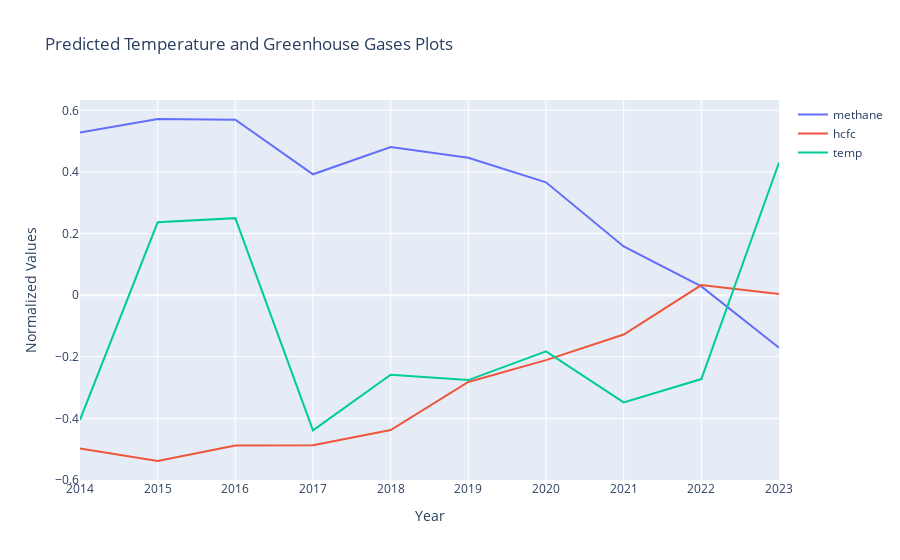

This figure's notebook cell:
### Code cell
# Plotting predicted values for Greenhouse Gases with predicted temperature values for New York

future_years = ['2014','2015','2016','2017','2018','2019','2020','2021','2022','2023']
trace0 = go.Scatter(
    x = future_years,
    y = part3_norm['methane'],
    mode = 'lines',
    name = 'methane'
)

trace1 = go.Scatter(
    x = future_years,
    y = part3_norm['hcfc'],
    mode = 'lines',
    name = 'hcfc'
)


trace2 = go.Scatter(
    x = future_years,
    y = part3_norm['co2'],
    mode = 'lines',
    name = 'co'
)

trace3 = go.Scatter(
    x = future_years,
    y = part3_norm['temp'],
    mode = 'lines',
    name = 'temp'
)


layout = go.Layout(
    title='Predicted Temperature and Greenhouse Gases Plots',
    xaxis=dict(
        title='Year',
    ),
    yaxis=dict(
        title='Normalized Values',
    )
)

data = [trace0,trace1,trace3]
fig = go.Figure(data=data, layout=layout)
iplot(fig)

### Figure 1 — Plotly figure (JSON) as saved in the notebook; plotly's stock layout.template omitted (floating-point values rounded to 4 significant figures)
{"data": [{"mode": "lines", "name": "methane", "type": "scatter", "x": ["2014", "2015", "2016", "2017", "2018", "2019", "2020", "2021", "2022", "2023"], "y": [0.5277, 0.5718, 0.5695, 0.3924, 0.4805, 0.4458, 0.3662, 0.158, 0.02828, -0.1708, -0.2537, -0.3202, -0.4082, -0.3774, -0.4282, -0.2554, -0.2245, -0.1359, 0.04309, -0.005851, -0.1853, -0.2544, -0.2963, -0.1983, -0.06864]}, {"mode": "lines", "name": "hcfc", "type": "scatter", "x": ["2014", "2015", "2016", "2017", "2018", "2019", "2020", "2021", "2022", "2023"], "y": [-0.4979, -0.5383, -0.4881, -0.4874, -0.4377, -0.2818, -0.2108, -0.1279, 0.03283, 0.003794, 0.04703, 0.006402, 0.05987, -0.01038, 0.07098, 0.08817, 0.1228, 0.2211, 0.2568, 0.2433, 0.3267, 0.3652, 0.3753, 0.3984, 0.4617]}, {"mode": "lines", "name": "temp", "type": "scatter", "x": ["2014", "2015", "2016", "2017", "2018", "2019", "2020", "2021", "2022", "2023"], "y": [-0.4045, 0.2366, 0.25, -0.4387, -0.258, -0.2756, -0.1826, -0.3483, -0.2724, 0.4301, 0.1748, -0.2858, 0.08547, 0.2094, -0.3371, -0.1235, -0.01085, 0.3125, -0.03172, -0.02619, -0.2191, 0.2501, 0.2172, 0.487, 0.5613]}], "layout": {"title": {"text": "Predicted Temperature and Greenhouse Gases Plots"}, "xaxis": {"title": {"text": "Year"}}, "yaxis": {"title": {"text": "Normalized Values"}}}}
